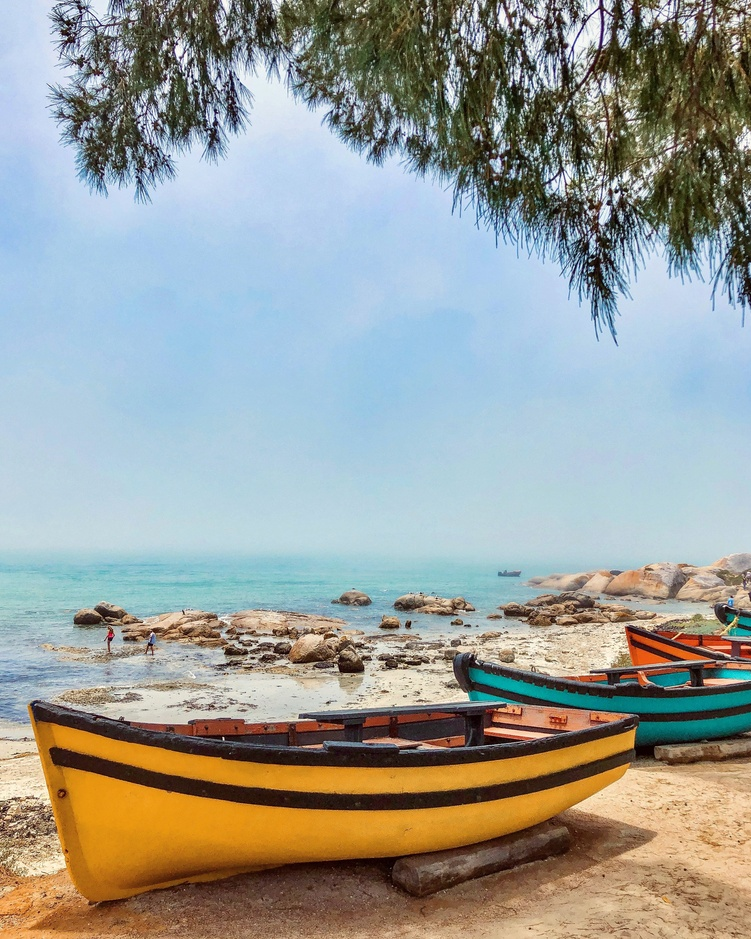
#> input picture Sem2_DIP/exp2/boat3.jpg, 751 x 939 px, shrunk from 2912 x 3640 before the run
$ python dip_exp2.py
#> lines starting #> are read from the running program, lines starting #| are printed output that depends on the picture
# -*- coding: utf-8 -*-
"""DIP_exp2.ipynb

Automatically generated by Colaboratory.

Original file is located at
    https://colab.research.google.com/drive/1-lYgaELf_AT0pB2TQptbQeuQzzTG8YeP
"""

import cv2
import numpy as np
import matplotlib.pyplot as plt
from google.colab.patches import cv2_imshow

img1 = cv2.imread('boat3.jpg',1)
#> img1 is the input picture: shape (939, 751, 3); mean B, G, R 152.6, 157.7, 153.8

image = cv2.imread('boat3.jpg',0)
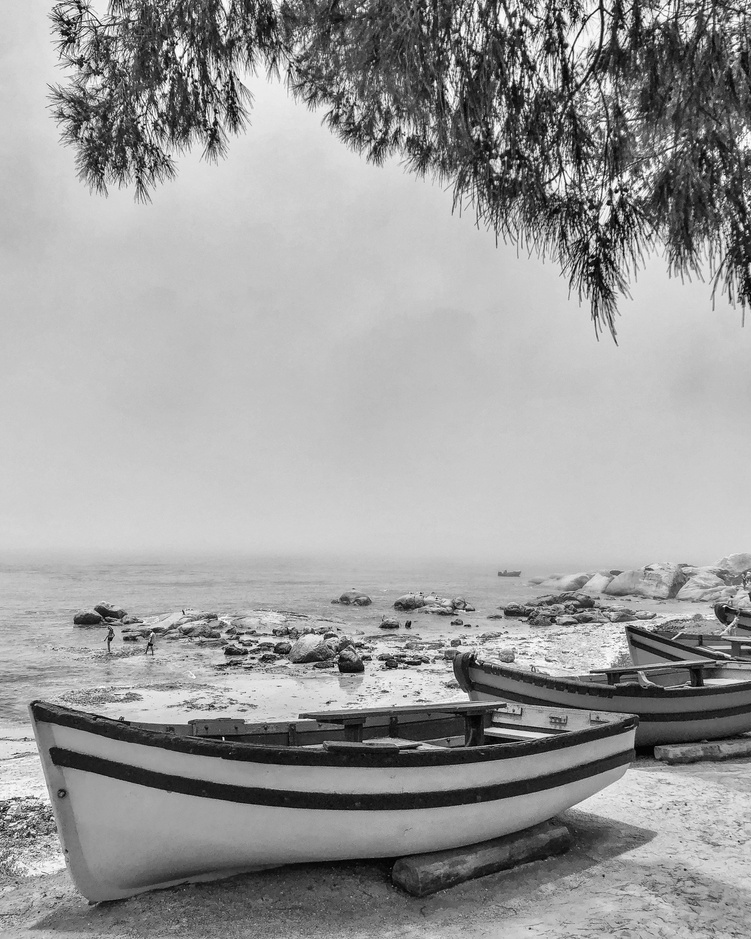
#> image: shape (939, 751); min 0, max 255, mean 156

cv2_imshow(img1)

cv2_imshow(image)

# Negative transformation
negative_image = 255 - image
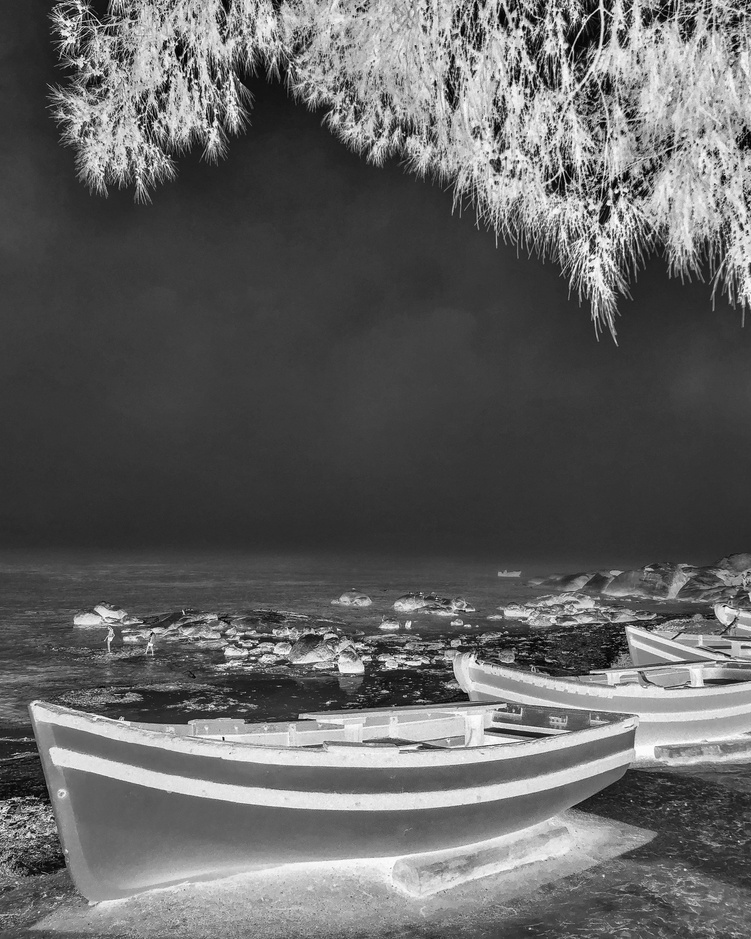
#> negative_image: shape (939, 751); min 0, max 255, mean 99

plt.imshow(negative_image, cmap='gray')
plt.title("Negative Image")
plt.axis('off')
plt.show()

#color negative
neg_color_img = 255-img1
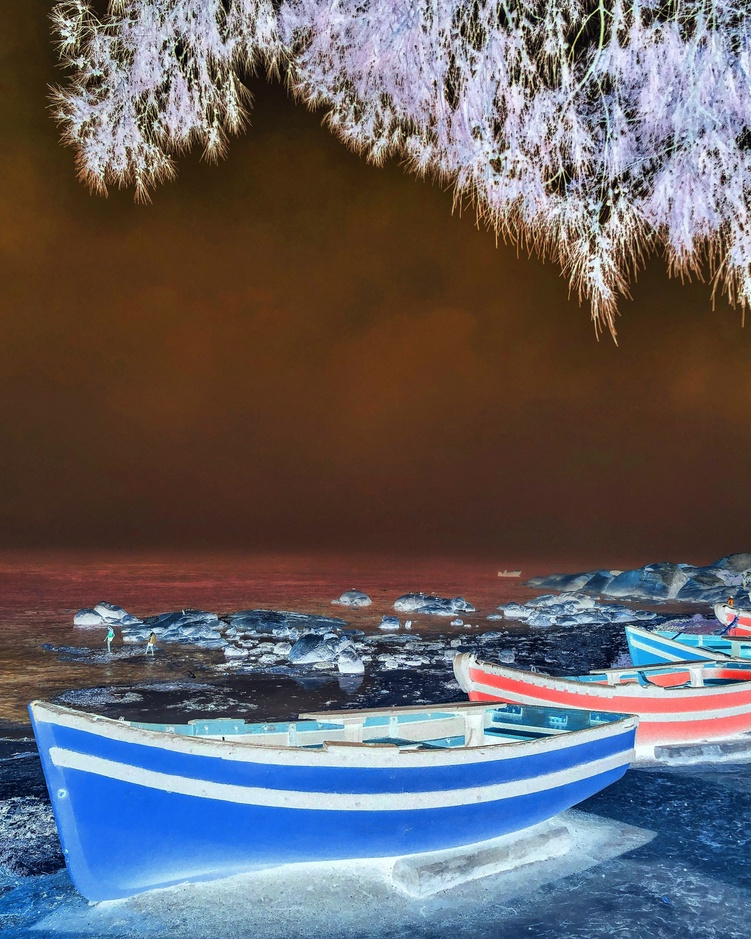
#> neg_color_img: shape (939, 751, 3); mean B, G, R 102.4, 97.3, 101.2

plt.imshow(neg_color_img)
plt.title("Negative Image")
plt.axis('off')
plt.show()

# Log transformation
log_image = np.uint8(np.log1p(image))
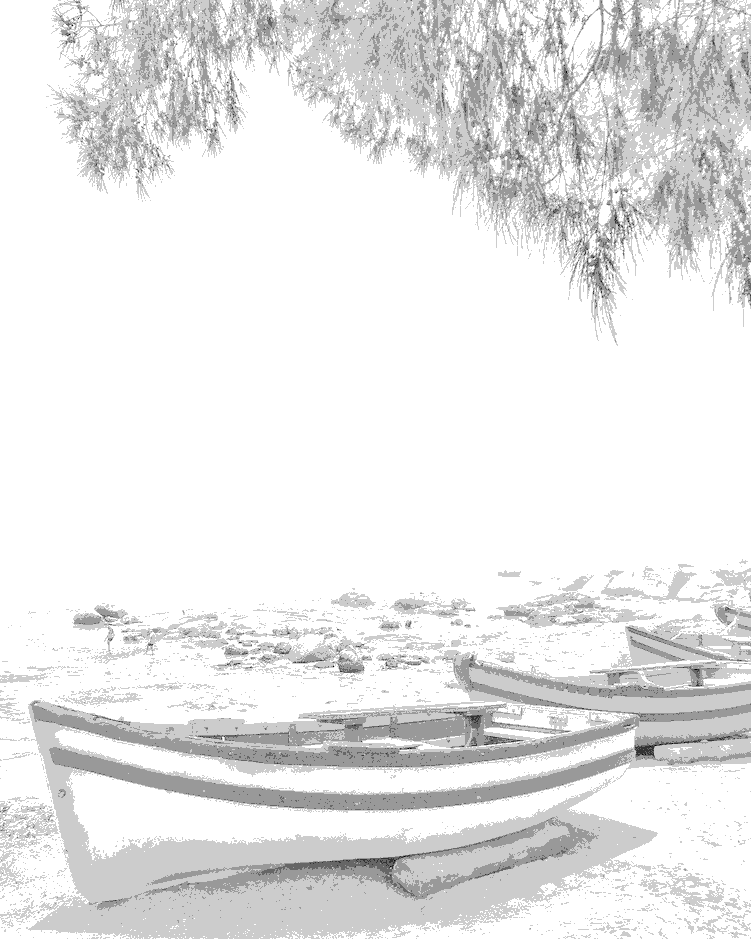
#> log_image: shape (939, 751); min 0, max 5, mean 4.55; drawn with min black and max white

plt.imshow(log_image, cmap='gray')
plt.title("Log Transformation")
plt.axis('off')
plt.show()

# Define the gamma value (adjust as needed)
gamma = 0.5

# Power law transformation
power_law_image = np.power(image, gamma).clip(0, 255).astype(np.uint8)
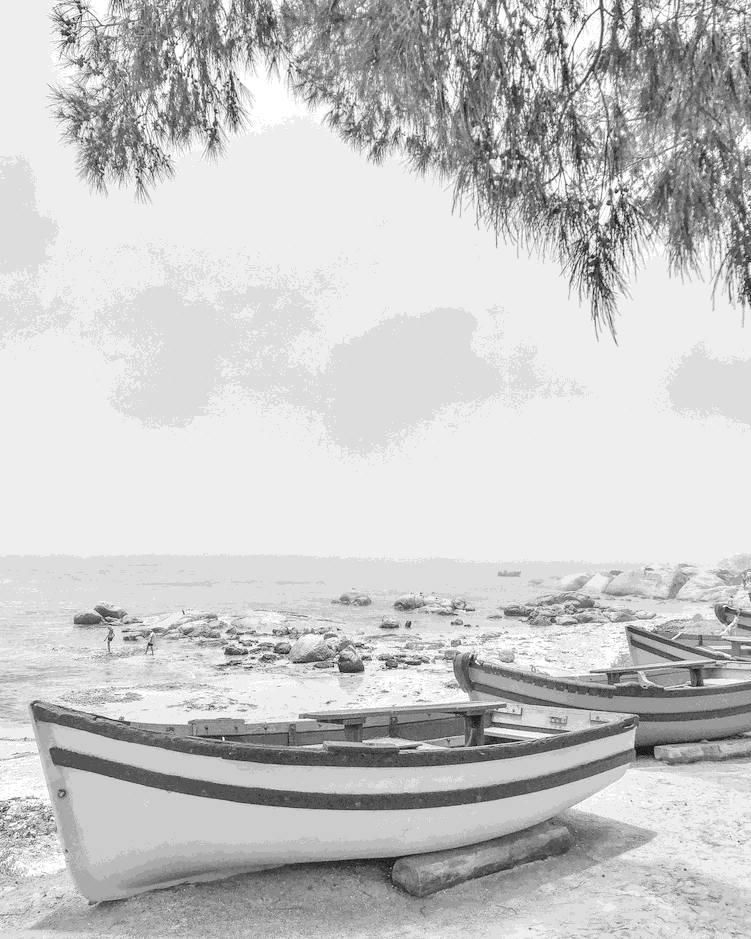
#> power_law_image: shape (939, 751); min 0, max 15, mean 11.71; drawn with min black and max white

plt.imshow(power_law_image, cmap='gray')
plt.title("Power Law Transformation")
plt.axis('off')
plt.show()

flipped_image = cv2.flip(image, 1)
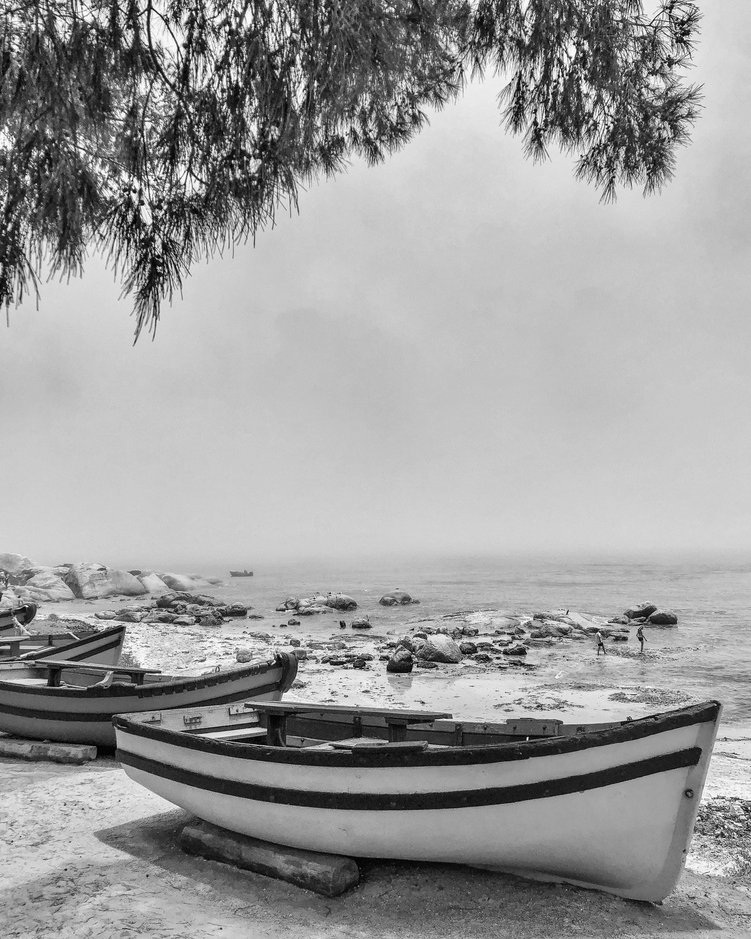
#> flipped_image: shape (939, 751); min 0, max 255, mean 156

plt.imshow(flipped_image, cmap='gray')
plt.title("Flipped Image")
plt.axis('off')
plt.show()
